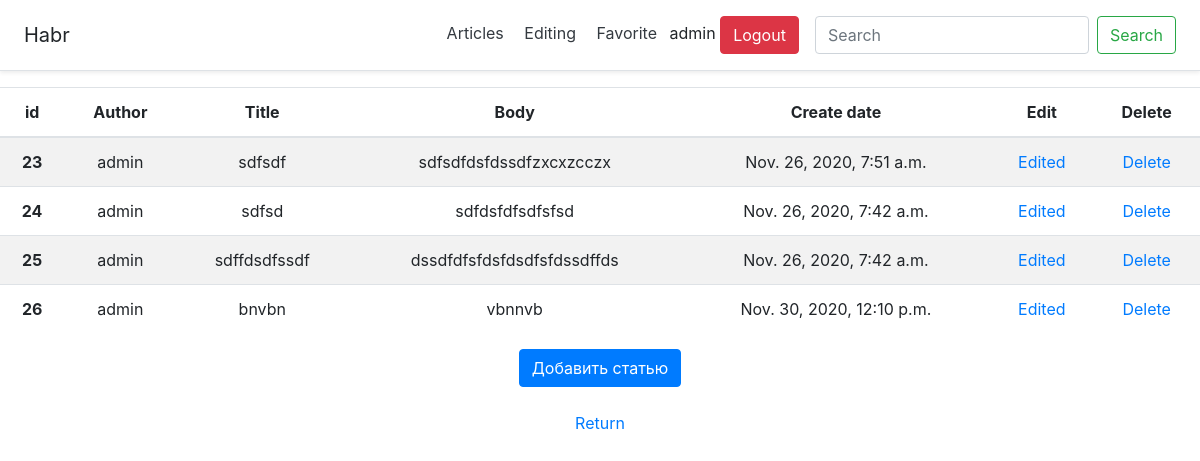
The app's page /editpage (signed in) with its own data.
### main/models.py (models this page shows, shortened)
class Article(models.Model):
    user_id = models.ForeignKey(User, on_delete=models.CASCADE, blank=True, null=True)
    create_date = models.DateTimeField(auto_now=True)
    title = models.CharField('title', max_length=100, null=False)
    body = models.TextField('body', null=False)
    views = models.IntegerField(default=0)

### main/views.py (the view, shortened to what this page needs)
# urls.py: path('editpage', views.ArticleEditView.as_view(), name='editpage'),
class ArticleEditView(LoginRequiredMixin, CreateView):
    login_url = reverse_lazy('login')
    model = Article
    template_name = 'main/editpage.html'
    form_class = ArticleForm
    success_url = reverse_lazy('editpage')
    def get_context_data(self, **kwargs):
        kwargs['list_articles'] = Article.objects.all()
        return super().get_context_data(**kwargs)

### main/forms.py
class ArticleForm(forms.ModelForm):
    class Meta:
        model = Article
        fields = ('title', 'body')
    def __init__(self, *args, **kwargs):
        super().__init__(*args, **kwargs)
        for field in self.fields:
            self.fields[field].widget.attrs['class'] = 'form-control'

### main/templates/main/editpage.html (shortened to what this page needs)
{% extends 'main/base.html' %}
{% block content %}
{% if update %}
<p class="mt-4">Edit page</p>
<form id="update_form" method="post">{% csrf_token %}{{form}}</form><br>
<button type="submit" form="update_form" class="btn btn-primary">Refresh</button>
<br>
<br>
<a href="/editpage">Return</a>
{% else %}
<table class="table table-striped">
    <thead>
    <tr>
        <th scope="col">id</th>
        <th scope="col">Author</th>
        <th scope="col">Title</th>
        <th scope="col">Body</th>
        <th scope="col">Create date</th>
        <th scope="col">Edit</th>
        <th scope="col">Delete</th>
    </tr>
    </thead>
    <tbody>
    {% for i in list_articles %}
    {% if request.user == i.user_id %}
    <tr>
        <th scope="row">{{i.id}}</th>
        <td>{{i.user_id}}</td>
        <td>{{i.title}}</td>
        <td>{{i.body|truncatechars:"100"}}</td>
        <td>{{i.create_date}}</td>
        <td><a href="{% url 'updatepage' i.id %}">Edited</a></td>
        <td><a href="javascript: void()" onclick="delete_question{{i.id}}()">Delete</a>
        </td>
    </tr>
    {% endif %}
    {% endfor %}
    </tbody>
</table>
<button type="button" class="btn btn-primary" data-toggle="modal" data-target="#exampleModal">
    Добавить статью
</button><br>
<br>
<a href="/">Return</a>
{% endif %}
{% endblock %}

### main/templates/main/base.html (shortened to what this page needs)
<!DOCTYPE html>
<html lang="en">
<head>
    <link rel="stylesheet" href="https://cdn.jsdelivr.net/npm/bootstrap@4.5.3/dist/css/bootstrap.min.css"
>
</head>
<body class="text-center">
<head>
    <div class="d-flex flex-column flex-md-row align-items-center p-3 px-md-4 mb-3 bg-white border-bottom shadow-sm">
        <h5 class="my-0 mr-md-auto font-weight-normal">Habr</h5>
        <nav class="my-2 my-md-0 mr-md-3">
            <a class="p-2 text-dark" href="/">Articles</a>
            <a class="p-2 text-dark" href="/editpage">Editing</a>
            {% if request.user.is_authenticated %}
            <a class="p-2 text-dark" href="/favoritearticle">Favorite</a>
            <td>{{request.user}}</td>
            <a class="btn btn-danger" href="logout">Logout</a>
            {% else %}
            <a class="p-2 text-dark" href="/login">Login</a>
            <a class="btn btn-outline-primary" href="/register">Registration</a>
            {% endif %}
        </nav>
        <form class="form-inline my-2 my-lg-0" action="{% url 'search' %}" method="GET">
            <input class="form-control mr-sm-2" type="search" placeholder="Search" aria-label="Search" name="search">
            <button class="btn btn-outline-success my-2 my-sm-0" type="submit">Search</button>
        </form>
    </div>
</head>
{% block content %}{% endblock %}
</body>
</html>

### records on screen
Article: id "23", user_id "admin", title "sdfsdf", body "sdfsdfdsfdssdfzxcxzcczx", create_date "Nov. 26, 2020, 7:51 a.m."
Article: id "24", user_id "admin", title "sdfsd", body "sdfdsfdfsdfsfsd", create_date "Nov. 26, 2020, 7:42 a.m."
Article: id "25", user_id "admin", title "sdffdsdfssdf", body "dssdfdfsfdsfdsdfsfdssdffds", create_date "Nov. 26, 2020, 7:42 a.m."
Article: id "26", user_id "admin", title "bnvbn", body "vbnnvb", create_date "Nov. 30, 2020, 12:10 p.m."

### other values on screen
{{ request.user }} "admin"
